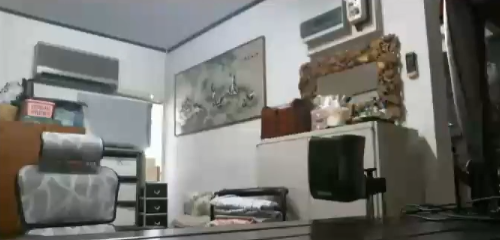
#> input picture Computer Vision/im1.jpg, 500 x 240 px
$ python Background_Color.py
#> lines starting #> are read from the running program, lines starting #| are printed output that depends on the picture; after the words box and inside, x2 and y2 are one past the last pixel; in counts of white or black regions, pixels touching at a corner belong together
import cv2
import numpy as np
import matplotlib.pyplot as plt

im1 = cv2.imread('im1.jpg')
#> im1 is the input picture: shape (240, 500, 3); mean B, G, R 112.1, 116.8, 117
im2 = cv2.imread('im2.jpg')
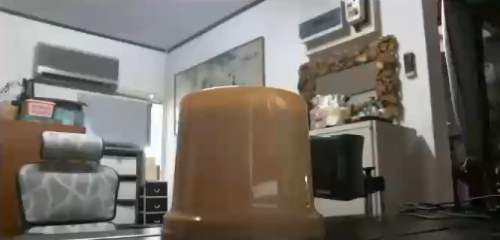
#> input picture Computer Vision/im2.jpg, 500 x 240 px
#> im2 is the input picture: shape (240, 500, 3); mean B, G, R 101.7, 109.5, 114.7

diff = cv2.absdiff(im1, im2)
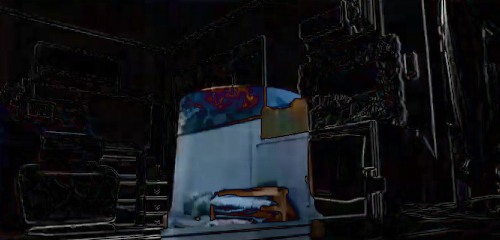
#> diff: shape (240, 500, 3); mean B, G, R 22, 18.9, 17.6

gray = cv2.cvtColor(diff, cv2.COLOR_BGR2GRAY)
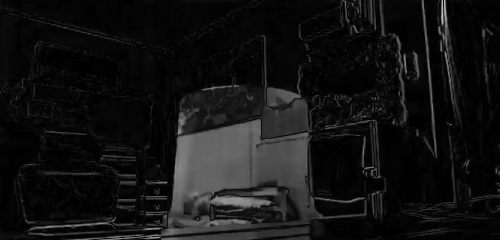
#> gray: shape (240, 500); min 0, max 195, mean 18.9
bw = cv2.threshold(gray, 25, 255, cv2.THRESH_BINARY)[1]
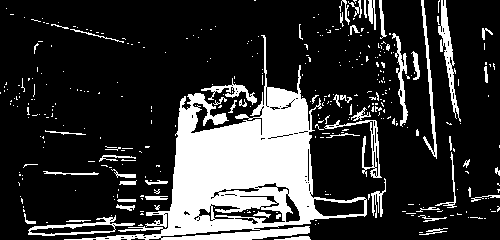
#> bw: shape (240, 500); 20.8% white; 362 white regions (307 under 20 px), largest, box (x1, y1, x2, y2) and area: (64, 35, 367, 240) 17684, (438, 0, 461, 122) 743, (28, 215, 135, 236) 565

kernel = np.ones((5, 5))
bw = cv2.erode(bw, kernel)
#> bw: shape (240, 500); 9.8% white; 23 white regions (14 under 20 px), largest, box (x1, y1, x2, y2) and area: (163, 109, 320, 234) 9534, (264, 101, 307, 136) 1038, (165, 229, 308, 240) 469
bw = cv2.dilate(bw, kernel)
#> bw: shape (240, 500); 13.3% white; 17 white regions, largest, box (x1, y1, x2, y2) and area: (161, 87, 322, 236) 14066, (163, 227, 310, 240) 923, (441, 6, 450, 43) 232

kernel = np.ones((55, 55))
bw = cv2.dilate(bw, kernel)
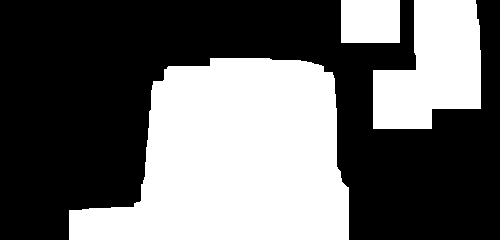
#> bw: shape (240, 500); 41% white; 3 white regions, box (x1, y1, x2, y2) and area: (69, 58, 349, 240) 36682, (373, 0, 481, 129) 9933, (341, 0, 400, 43) 2537
bw = cv2.erode(bw, kernel)
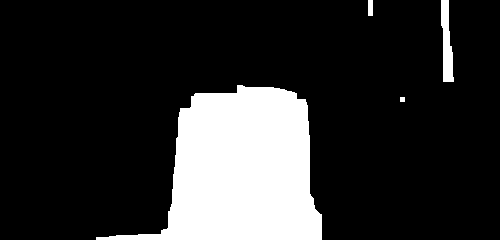
#> bw: shape (240, 500); 18% white; 4 white regions, box (x1, y1, x2, y2) and area: (96, 85, 322, 240) 20752, (441, 0, 454, 82) 704, (368, 0, 373, 16) 80, (400, 97, 405, 102) 25

obj = cv2.bitwise_and(im2, im2, mask=bw)
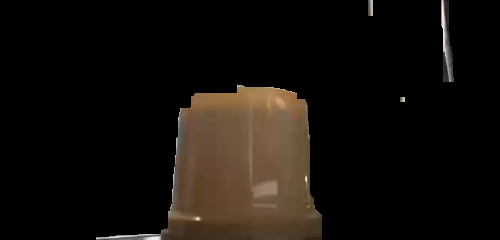
#> obj: shape (240, 500, 3); mean B, G, R 11.1, 15.4, 19.6

plt.subplot(2, 2, 1)
plt.imshow(im1)
plt.title('im1')
plt.axis('off')

plt.subplot(2, 2, 2)
plt.imshow(im2)
plt.title('im2')
plt.axis('off')

plt.subplot(2, 2, 4)
plt.imshow(obj, cmap='gray')
plt.title('object')
plt.axis('off')
plt.show()
#> figure, not shown here; B, G, R data is drawn as R, G, B
